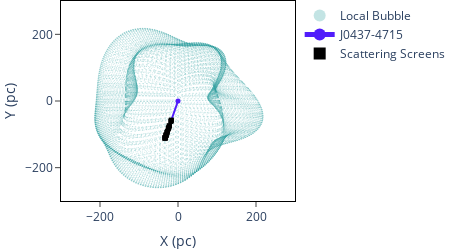

Notebook code for this chart:
### Code cell
# version where the Local Bubble is shaded instead of unfilled line (larger file size)
fig = go.Figure()

### FIGURE DATA ###

# Local Bubble 
fig.add_trace(go.Scatter(x=xl[::10], y=yl[::10],mode='markers',
                           marker=dict(size=1,color=prism_colors[2],opacity=0.3),name='Local Bubble')) # use 0.03 opacity for zoom figure

# spoke for J0437
fig.add_trace(go.Scatter(x=[0,J0437_coord.galactic.cartesian.x.value*1000],y=[0,J0437_coord.galactic.cartesian.y.value*1000],
                           marker=dict(color=plotly_colors[9],size=5,opacity=1),
                           line=dict(color=plotly_colors[9],width=2),name='J0437-4715'))

# screen locations for J0437
fig.add_trace(go.Scatter(x=J0437_scoordx*1000,y=J0437_scoordy*1000,mode='markers',
                           marker_symbol='square',marker=dict(color='black',size=5),name='Scattering Screens',
                           showlegend=True))

### FIGURE LAYOUT ###

# update range=[-300,300] for x and y
fig.update_layout(
        xaxis = dict(range=[-300,300],showticklabels=True),
        yaxis = dict(range=[-300,300],showticklabels=True),
        xaxis_title='X (pc)',
        yaxis_title='Y (pc)',
        width=450,
        height=250,
        margin = {'l':0,'r':0,'t':0,'b':0})

fig.update_layout(legend={'itemsizing':'constant'})
fig.update_layout(plot_bgcolor='white')

fig.update_xaxes(
    mirror=True,
    ticks='outside',
    showline=True,
    linecolor='black'
)
fig.update_yaxes(
    mirror=True,
    ticks='outside',
    showline=True,
    linecolor='black'
)

### SHOW/SAVE IMAGE ###

#fig.write_image('J0437_LOS.pdf',scale=0.1) # save figure as pdf
fig.show()

### Figure 1 — Plotly figure (JSON) as saved in the notebook; plotly's stock layout.template omitted (floating-point values rounded to 4 significant figures; data arrays with more than 128 entries replaced by an {"elided": "..."} marker saying what was removed)
{"data": [{"marker": {"color": "rgb(56, 166, 165)", "opacity": 0.3, "size": 1}, "mode": "markers", "name": "Local Bubble", "type": "scatter", "x": {"elided": "19661 float values"}, "y": {"elided": "19661 float values"}}, {"line": {"color": "#511CFB", "width": 2}, "marker": {"color": "#511CFB", "opacity": 1, "size": 5}, "name": "J0437-4715", "type": "scatter", "x": [0, -33.32], "y": [0, -111.7]}, {"marker": {"color": "black", "size": 5, "symbol": "square"}, "mode": "markers", "name": "Scattering Screens", "showlegend": true, "type": "scatter", "x": [-17.08, -17.53, -18.29, -22.27, -22.29, -23.62, -24.39, -25.04, -27.02, -28.3, -28.34, -30.31, -30.34, -30.61, -31.04, -32.52, -32.53, -32.79, -33.16, -33.2, -33.28], "y": [-57.27, -58.77, -61.35, -74.66, -74.74, -79.21, -81.78, -83.97, -90.62, -94.9, -95.02, -101.6, -101.7, -102.7, -104.1, -109.1, -109.1, -110.0, -111.2, -111.3, -111.6]}], "layout": {"height": 250, "legend": {"itemsizing": "constant"}, "margin": {"b": 0, "l": 0, "r": 0, "t": 0}, "plot_bgcolor": "white", "width": 450, "xaxis": {"linecolor": "black", "mirror": true, "range": [-300, 300], "showline": true, "showticklabels": true, "ticks": "outside", "title": {"text": "X (pc)"}, "type": "linear"}, "yaxis": {"linecolor": "black", "mirror": true, "range": [-300, 300], "showline": true, "showticklabels": true, "ticks": "outside", "title": {"text": "Y (pc)"}, "type": "linear"}}}
